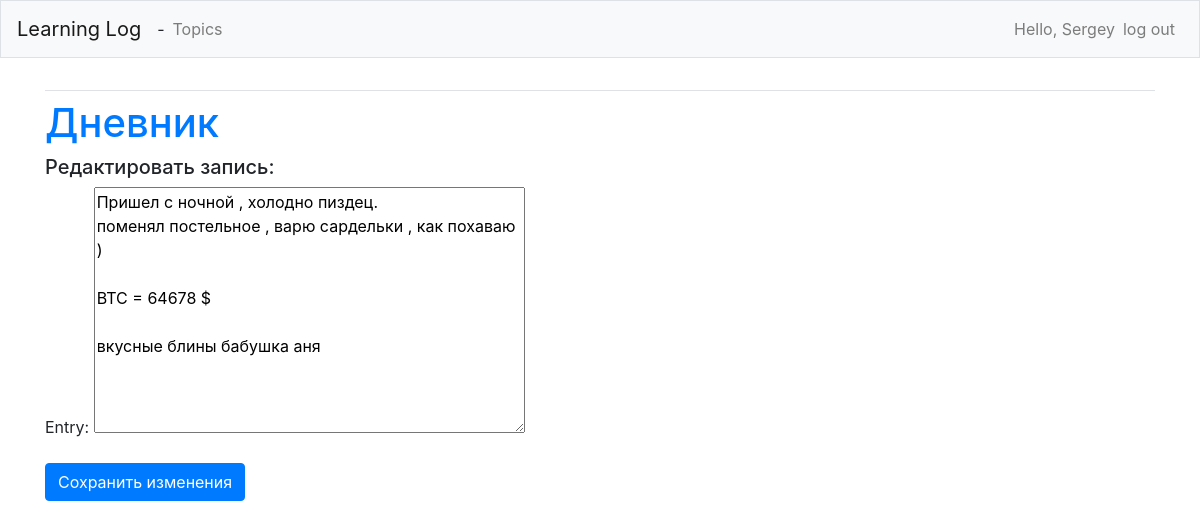
Page /edit_entry/16/ (signed in) on the committed database.
### learning_logs/models.py (models this page shows, shortened)
class Topic(models.Model):
    text = models.CharField(max_length=200) # блок данных, состоящий из символов, то есть текст
    date_added = models.DateTimeField(auto_now_add=True) # блок данных для хранения даты и времени
    owner = models.ForeignKey(User, on_delete=models.CASCADE)
    def __str__(self):
        return self.text

class Entry(models.Model):
    topic = models.ForeignKey(Topic, on_delete=models.CASCADE)
    text = models.TextField()
    date_added = models.DateTimeField(auto_now_add=True)
    class Meta:
        verbose_name_plural = 'entries'

### learning_logs/views.py (the view)
@login_required()
def edit_entry(request, entry_id):
    entry = Entry.objects.get(id=entry_id)
    topic = entry.topic
    if topic.owner != request.user:
        raise Http404
    if request.method != 'POST':
        form =EntryForm(instance=entry)
    else:
        form = EntryForm(instance=entry, data=request.POST)
        if form.is_valid():
            form.save()
            return redirect('learning_logs:topic', topic_id=topic.id)
    context = {'entry': entry, 'topic': topic, 'form': form}
    return render(request, 'learning_logs/edit_entry.html', context)

### learning_logs/forms.py
class EntryForm(forms.ModelForm):
    class Meta:
        model = Entry
        fields = ['text']
        labels = {'text': 'Entry:'}
        widgets = {'text': forms.Textarea(attrs={'colos': 80})}

### learning_logs/templates/learning_logs/edit_entry.html (shortened to what this page needs)
{% extends 'learning_logs/base.html' %}
{% block content %}
  <h1><a href="{% url 'learning_logs:topic' topic.id %}">{{ topic }}</a></h1>
  <h5>Редактировать запись:</h5>
  <form action="{% url 'learning_logs:edit_entry' entry.id %}" method='post'>
    {{ form.as_p }}
    <button name="submit" class="btn btn-primary">Сохранить изменения</button>
  </form>
{% endblock content %}

### learning_logs/templates/learning_logs/base.html (shortened to what this page needs)
{% load bootstrap4 %}
<!DOCTYPE html>
<html lang="en">
<head>
    {% bootstrap_css %}
</head>
<body>
  <nav class="navbar navbar-expand-md navbar-light bg-light mb-4 border">
    <a class="navbar-brand" href="{% url 'learning_logs:index' %}">Learning Log</a> -
    <div class="collapse navbar-collapse" id="navbarCollapse">
        <ul class="navbar-nav mr-auto">
            <li class="nav-item">
                <a class="nav-link" href="{% url 'learning_logs:topics' %}">Topics</a>
            </li>
        </ul>
        <ul class="navbar-nav ml-auto">
            {%if user.is_authenticated %}
            <li class="nav-item">
                <span class="navbar-text">Hello, {{ user.username }}</span>
            </li>
            <li class="nav-item">
                <a class="nav-link" href="{% url 'users:logout' %}">log out</a>
            </li>
            {% endif %}
        </ul>
    </div>
  </nav>
  <main role="main" class="container">
      <div class="pb-2 mb-2 border-bottom">
      </div>
      <div>
          {% block content %}{% endblock content %}
      </div>
  </main>
</body>
</html>

### rows in the picture
Topic: text "Дневник"
Entry: text "Пришел с ночной , холодно пиздец. поменял постельное , варю сардельки , как похаваю ) BTC = 64678 $ вкусные блины бабушка аня"

### other values in the picture
{{ user.username }} "Sergey"
